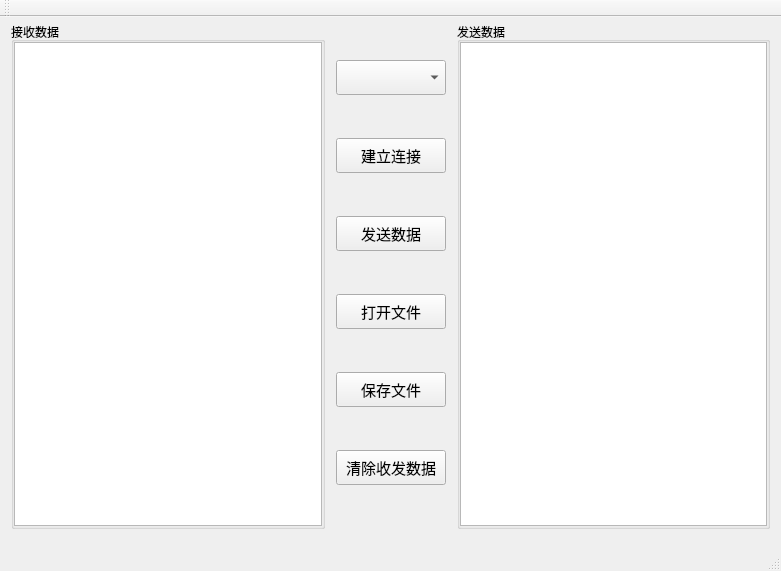
<?xml version="1.0" encoding="UTF-8"?>
<ui version="4.0">
 <class>QtTcpServerTestClass</class>
 <widget class="QMainWindow" name="QtTcpServerTestClass">
  <property name="geometry">
   <rect>
    <x>0</x>
    <y>0</y>
    <width>781</width>
    <height>571</height>
   </rect>
  </property>
  <property name="windowTitle">
   <string>QtTcpServerTest</string>
  </property>
  <widget class="QWidget" name="centralWidget">
   <layout class="QVBoxLayout" name="verticalLayout_6">
    <property name="spacing">
     <number>0</number>
    </property>
    <property name="leftMargin">
     <number>0</number>
    </property>
    <property name="topMargin">
     <number>0</number>
    </property>
    <property name="rightMargin">
     <number>0</number>
    </property>
    <property name="bottomMargin">
     <number>0</number>
    </property>
    <item>
     <widget class="QWidget" name="widget" native="true">
      <layout class="QHBoxLayout" name="horizontalLayout">
       <property name="spacing">
        <number>0</number>
       </property>
       <property name="leftMargin">
        <number>0</number>
       </property>
       <property name="topMargin">
        <number>0</number>
       </property>
       <property name="rightMargin">
        <number>0</number>
       </property>
       <property name="bottomMargin">
        <number>0</number>
       </property>
       <item>
        <widget class="QWidget" name="widget_2" native="true">
         <layout class="QVBoxLayout" name="verticalLayout_4">
          <property name="spacing">
           <number>0</number>
          </property>
          <property name="topMargin">
           <number>5</number>
          </property>
          <property name="rightMargin">
           <number>0</number>
          </property>
          <property name="bottomMargin">
           <number>0</number>
          </property>
          <item>
           <widget class="QGroupBox" name="groupBox">
            <property name="title">
             <string>接收数据</string>
            </property>
            <layout class="QVBoxLayout" name="verticalLayout">
             <property name="spacing">
              <number>0</number>
             </property>
             <property name="leftMargin">
              <number>0</number>
             </property>
             <property name="topMargin">
              <number>0</number>
             </property>
             <property name="rightMargin">
              <number>0</number>
             </property>
             <property name="bottomMargin">
              <number>0</number>
             </property>
             <item>
              <widget class="QTextEdit" name="receiver"/>
             </item>
            </layout>
           </widget>
          </item>
         </layout>
        </widget>
       </item>
       <item>
        <widget class="QWidget" name="widget_4" native="true">
         <layout class="QVBoxLayout" name="verticalLayout_5">
          <property name="spacing">
           <number>0</number>
          </property>
          <property name="topMargin">
           <number>0</number>
          </property>
          <property name="bottomMargin">
           <number>0</number>
          </property>
          <item>
           <widget class="QComboBox" name="socketComboBox">
            <property name="minimumSize">
             <size>
              <width>110</width>
              <height>35</height>
             </size>
            </property>
           </widget>
          </item>
          <item>
           <widget class="QPushButton" name="connectButton">
            <property name="minimumSize">
             <size>
              <width>110</width>
              <height>35</height>
             </size>
            </property>
            <property name="font">
             <font>
              <family>Arial</family>
              <pointsize>11</pointsize>
             </font>
            </property>
            <property name="text">
             <string>建立连接</string>
            </property>
           </widget>
          </item>
          <item>
           <widget class="QPushButton" name="sendButton">
            <property name="minimumSize">
             <size>
              <width>110</width>
              <height>35</height>
             </size>
            </property>
            <property name="font">
             <font>
              <family>Arial</family>
              <pointsize>11</pointsize>
             </font>
            </property>
            <property name="text">
             <string>发送数据</string>
            </property>
           </widget>
          </item>
          <item>
           <widget class="QPushButton" name="openButton">
            <property name="minimumSize">
             <size>
              <width>110</width>
              <height>35</height>
             </size>
            </property>
            <property name="font">
             <font>
              <family>Arial</family>
              <pointsize>11</pointsize>
             </font>
            </property>
            <property name="text">
             <string>打开文件</string>
            </property>
           </widget>
          </item>
          <item>
           <widget class="QPushButton" name="saveButton">
            <property name="minimumSize">
             <size>
              <width>110</width>
              <height>35</height>
             </size>
            </property>
            <property name="font">
             <font>
              <family>Arial</family>
              <pointsize>11</pointsize>
             </font>
            </property>
            <property name="text">
             <string>保存文件</string>
            </property>
           </widget>
          </item>
          <item>
           <widget class="QPushButton" name="cleanDataButton">
            <property name="minimumSize">
             <size>
              <width>110</width>
              <height>35</height>
             </size>
            </property>
            <property name="font">
             <font>
              <family>Arial</family>
              <pointsize>11</pointsize>
             </font>
            </property>
            <property name="text">
             <string>清除收发数据</string>
            </property>
           </widget>
          </item>
         </layout>
        </widget>
       </item>
       <item>
        <widget class="QWidget" name="widget_3" native="true">
         <layout class="QVBoxLayout" name="verticalLayout_3">
          <property name="spacing">
           <number>0</number>
          </property>
          <property name="leftMargin">
           <number>0</number>
          </property>
          <property name="topMargin">
           <number>5</number>
          </property>
          <property name="bottomMargin">
           <number>0</number>
          </property>
          <item>
           <widget class="QGroupBox" name="groupBox_2">
            <property name="title">
             <string>发送数据</string>
            </property>
            <layout class="QVBoxLayout" name="verticalLayout_2">
             <property name="spacing">
              <number>0</number>
             </property>
             <property name="leftMargin">
              <number>0</number>
             </property>
             <property name="topMargin">
              <number>0</number>
             </property>
             <property name="rightMargin">
              <number>0</number>
             </property>
             <property name="bottomMargin">
              <number>0</number>
             </property>
             <item>
              <widget class="QTextEdit" name="textEdit"/>
             </item>
            </layout>
           </widget>
          </item>
         </layout>
        </widget>
       </item>
      </layout>
     </widget>
    </item>
    <item>
     <widget class="QLabel" name="connectInfoTip">
      <property name="minimumSize">
       <size>
        <width>0</width>
        <height>20</height>
       </size>
      </property>
      <property name="font">
       <font>
        <pointsize>12</pointsize>
       </font>
      </property>
      <property name="text">
       <string/>
      </property>
      <property name="alignment">
       <set>Qt::AlignCenter</set>
      </property>
     </widget>
    </item>
   </layout>
  </widget>
  <widget class="QMenuBar" name="menuBar">
   <property name="geometry">
    <rect>
     <x>0</x>
     <y>0</y>
     <width>781</width>
     <height>23</height>
    </rect>
   </property>
  </widget>
  <widget class="QToolBar" name="mainToolBar">
   <attribute name="toolBarArea">
    <enum>TopToolBarArea</enum>
   </attribute>
   <attribute name="toolBarBreak">
    <bool>false</bool>
   </attribute>
  </widget>
  <widget class="QStatusBar" name="statusBar"/>
 </widget>
 <layoutdefault spacing="6" margin="11"/>
 <resources>
  <include location="QtTcpServerTest.qrc"/>
 </resources>
 <connections/>
</ui>
